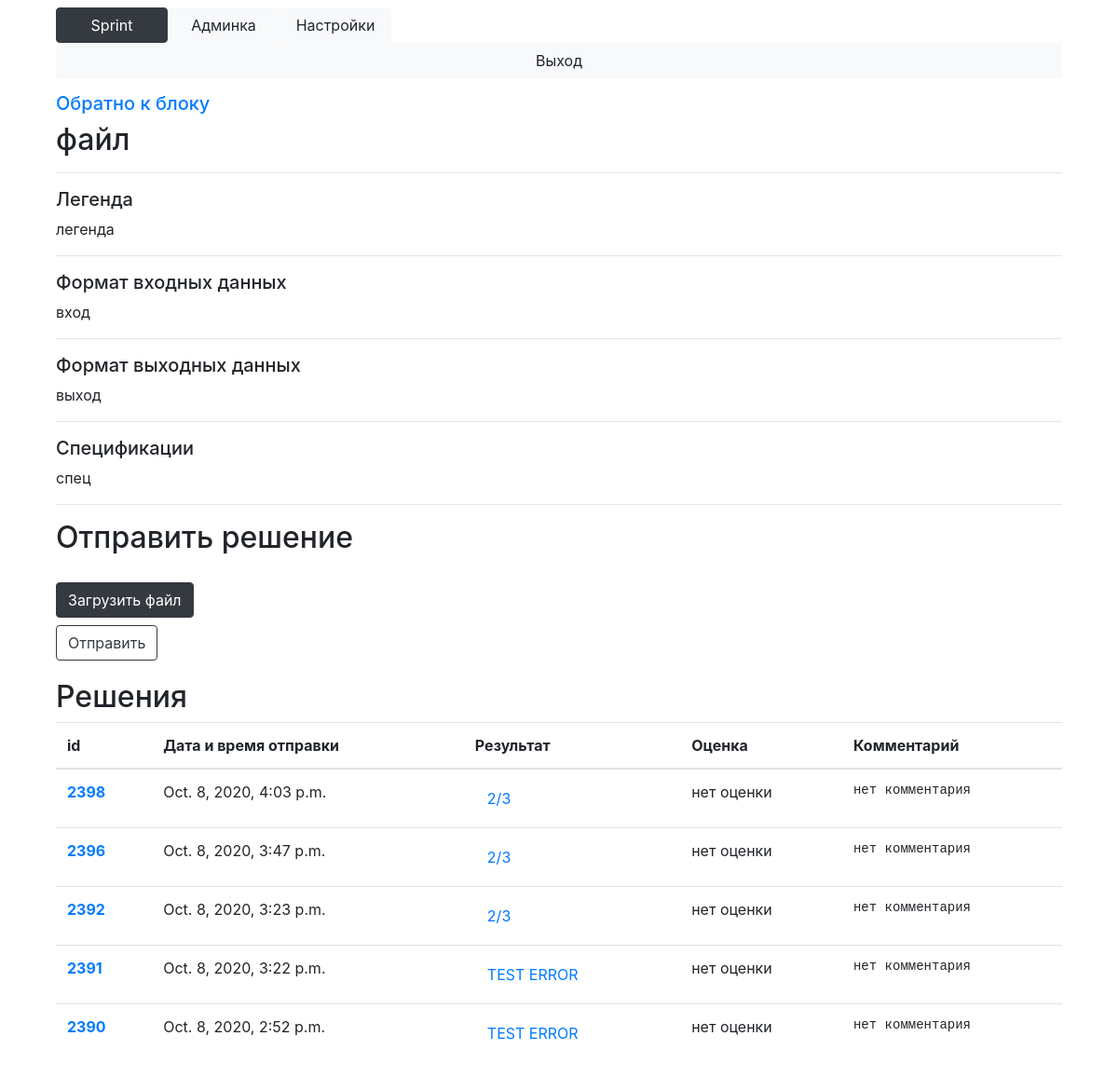
Before: /task?id=2 (signed in) with the older database file.
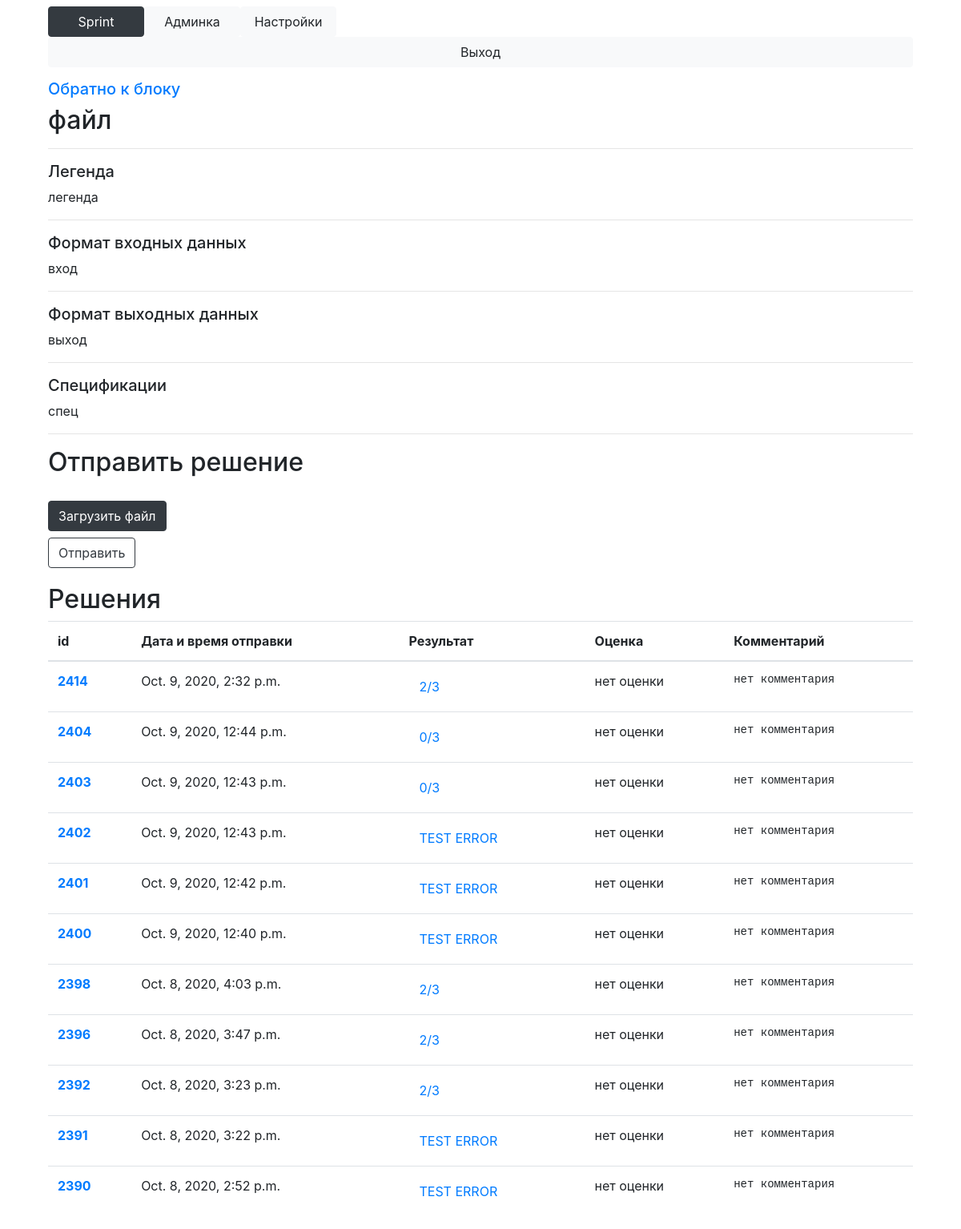
After: the same page with the newer database file.
### Main/models.py (models this page shows, shortened)
class Solution(models.Model):
    task = models.ForeignKey(Task, on_delete=models.CASCADE)
    user = models.ForeignKey(User, on_delete=models.CASCADE)
    result = models.TextField()
    details = models.TextField(default='')
    time_sent = models.DateTimeField(null=True)
    mark = models.IntegerField(null=True)
    comment = models.TextField(default='')
    @property
    def mark_property(self):
        return str(self.mark) if self.mark is not None else 'нет оценки'
    @property
    def comment_property(self):
        return self.comment if self.comment else 'нет комментария'

### Main/views.py (the view, shortened to what this page needs)
# urls.py: path('task', views.task),
def task(request):
    current_task = Task.objects.get(id=request.GET['id'])
    user = request.user
    if not check_permission_block(user, current_task.block):
        return HttpResponseRedirect('/main')
    administrator = check_admin(user)
    can_send = len(Solution.objects.filter(user=request.user, task=current_task)) < current_task.max_solutions_count or administrator
    return render(request, 'task.html', context={'is_admin': administrator,
                                                 'task': current_task,
                                                 'solutions': reversed(Solution.objects.filter(task=current_task, user=user)),
                                                 'can_send': can_send,
                                                 'can_edit': check_admin_on_course(request.user, current_task.block.course)})

### Main/main.py (called while the page is built, shortened)
def check_login(user):
    return user.is_authenticated

def check_admin(user):
    if check_teacher(user):
        return True

def check_teacher(user):
    return user.is_staff and check_login(user)

def courses_available(user):
    if user.is_superuser:
        return Course.objects.all()
    else:
        return [s.course for s in Subscribe.objects.filter(user=user)]

def blocks_available(user):
    courses = courses_available(user)
    blocks = {}
    is_admin = check_admin(user)
    for course in courses:
        if is_admin:
            blocks[course] = Block.objects.filter(
                course=course
            )
    return blocks

def check_permission_block(user, block):
    blocks = blocks_available(user)
    for course in blocks.keys():
        if block in blocks[course]:
            return True
    return False

def check_admin_on_course(user, course):
    if user.is_superuser:
        return True
    try:
        s = Subscribe.objects.get(user=user, course=course)
    except ObjectDoesNotExist:
        return False
    return s.is_assistant or user.is_staff

### templates/task.html (shortened to what this page needs)
{% extends 'base_main.html' %}
{% block content %}
        <h5>
            <a href="/block?id={{ task.block.id }}">Обратно к блоку</a>
        </h5>
        <h2>
            {{ task.name }}
        </h2>
        <hr>
        <h5>Легенда</h5>
        {% autoescape off %}
            {{ task.legend }}
        {% endautoescape %}
        <hr>
        <h5>Формат входных данных</h5>
            {% autoescape off %}
            {{ task.input }}
            {% endautoescape %}
        <hr>
        <h5>Формат выходных данных</h5>
            {% autoescape off %}
            {{ task.output }}
            {% endautoescape %}
        <hr>
        <h5>Спецификации</h5>
            {% autoescape off %}
            {{ task.specifications }}
            {% endautoescape %}
        <hr>
        {% if can_send or can_edit %}
            <h2>Отправить решение</h2>
            <form action="" method="POST" enctype="multipart/form-data">
                <label for="file-upload" class="btn btn-dark" style="margin-top: 20px;">
                    Загрузить файл
                </label>
                <br><input type="submit" value="Отправить" class="btn btn-outline-dark">
            </form>
        {% endif %}
        <h2 style="margin-top: 20px;">Решения</h2>
        <table class="table">
            <thead>
                <tr>
                    <th scope="col">id</th>
                    <th scope="col">Дата и время отправки</th>
                    <th scope="col">Результат</th>
                    <th scope="col">Оценка</th>
                    <th scope="col">Комментарий</th>
                </tr>
            </thead>
            <tbody>
                {% for solution in solutions %}
                <tr>
                    <th scope="row">
                        <a href="/solution?id={{ solution.id }}">{{ solution.id }}</a>
                    </th>
                    <td>
                        {{ solution.time_sent }}
                    </td>
                    <td>
                        {% if can_edit or task.showable %}
                                <button type="button" class="btn btn-link" data-toggle="modal" data-target="#resultModalLong{{ solution.id }}">
                                  {{ solution.result }}
                                </button>
                        {% else %}
                                {{ solution.result }}
                        {% endif %}
                    </td>
                    <td>
                        {{ solution.mark_property }}
                    </td>
                    <td>
<pre>
{{ solution.comment_property }}
</pre>
                    </td>
                </tr>
            {% endfor %}
            </tbody>
        </table>
{% endblock %}

Changed rows visible on the page:
added Solution: id "2414", time_sent "Oct. 9, 2020, 2:32 p.m.", result "2/3", mark_property "нет оценки", comment_property "нет комментария"
added Solution: id "2404", time_sent "Oct. 9, 2020, 12:44 p.m.", result "0/3", mark_property "нет оценки", comment_property "нет комментария"
added Solution: id "2403", time_sent "Oct. 9, 2020, 12:43 p.m.", result "0/3", mark_property "нет оценки", comment_property "нет комментария"
added Solution: id "2402", time_sent "Oct. 9, 2020, 12:43 p.m.", result "TEST ERROR", mark_property "нет оценки", comment_property "нет комментария"
added Solution: id "2401", time_sent "Oct. 9, 2020, 12:42 p.m.", result "TEST ERROR", mark_property "нет оценки", comment_property "нет комментария"
added Solution: id "2400", time_sent "Oct. 9, 2020, 12:40 p.m.", result "TEST ERROR", mark_property "нет оценки", comment_property "нет комментария"
